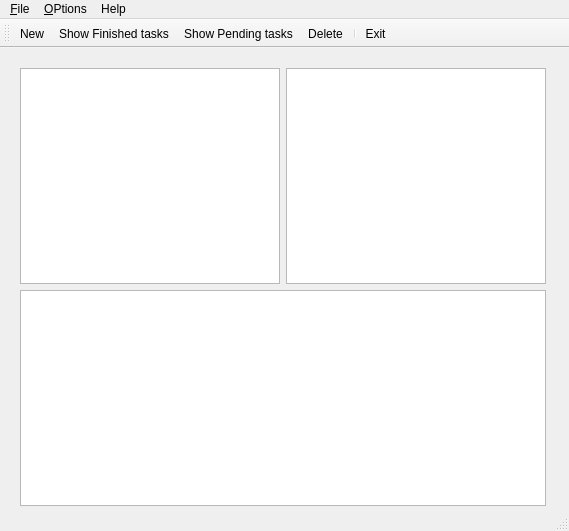
<?xml version="1.0" encoding="UTF-8"?>
<ui version="4.0">
 <class>taskmanager</class>
 <widget class="QMainWindow" name="taskmanager">
  <property name="geometry">
   <rect>
    <x>0</x>
    <y>0</y>
    <width>569</width>
    <height>531</height>
   </rect>
  </property>
  <property name="windowTitle">
   <string>taskmanager</string>
  </property>
  <widget class="QWidget" name="centralwidget">
   <widget class="QWidget" name="layoutWidget">
    <property name="geometry">
     <rect>
      <x>20</x>
      <y>20</y>
      <width>526</width>
      <height>438</height>
     </rect>
    </property>
    <layout class="QVBoxLayout" name="verticalLayout_4">
     <item>
      <layout class="QHBoxLayout" name="horizontalLayout">
       <item>
        <layout class="QVBoxLayout" name="verticalLayout">
         <item>
          <widget class="QListView" name="listView1">
           <property name="font">
            <font>
             <family>Segoe Print</family>
             <pointsize>10</pointsize>
             <weight>75</weight>
             <bold>true</bold>
            </font>
           </property>
           <property name="acceptDrops">
            <bool>true</bool>
           </property>
           <property name="autoFillBackground">
            <bool>true</bool>
           </property>
           <property name="dragEnabled">
            <bool>true</bool>
           </property>
           <property name="dragDropOverwriteMode">
            <bool>false</bool>
           </property>
           <property name="dragDropMode">
            <enum>QAbstractItemView::DragDrop</enum>
           </property>
           <property name="defaultDropAction">
            <enum>Qt::MoveAction</enum>
           </property>
           <property name="viewMode">
            <enum>QListView::ListMode</enum>
           </property>
           <property name="wordWrap">
            <bool>false</bool>
           </property>
           <property name="selectionRectVisible">
            <bool>false</bool>
           </property>
          </widget>
         </item>
        </layout>
       </item>
       <item>
        <layout class="QVBoxLayout" name="verticalLayout_2">
         <item>
          <widget class="QListView" name="listView2">
           <property name="font">
            <font>
             <family>Segoe Print</family>
             <pointsize>10</pointsize>
             <weight>75</weight>
             <bold>true</bold>
            </font>
           </property>
           <property name="showDropIndicator" stdset="0">
            <bool>true</bool>
           </property>
           <property name="dragEnabled">
            <bool>true</bool>
           </property>
           <property name="dragDropOverwriteMode">
            <bool>false</bool>
           </property>
           <property name="dragDropMode">
            <enum>QAbstractItemView::DragDrop</enum>
           </property>
           <property name="defaultDropAction">
            <enum>Qt::MoveAction</enum>
           </property>
          </widget>
         </item>
        </layout>
       </item>
      </layout>
     </item>
     <item>
      <widget class="QListView" name="listView3">
       <property name="font">
        <font>
         <family>Segoe Print</family>
         <pointsize>10</pointsize>
         <weight>75</weight>
         <bold>true</bold>
        </font>
       </property>
       <property name="acceptDrops">
        <bool>true</bool>
       </property>
       <property name="dragEnabled">
        <bool>true</bool>
       </property>
       <property name="dragDropOverwriteMode">
        <bool>false</bool>
       </property>
       <property name="dragDropMode">
        <enum>QAbstractItemView::DragDrop</enum>
       </property>
       <property name="defaultDropAction">
        <enum>Qt::MoveAction</enum>
       </property>
      </widget>
     </item>
     <item>
      <layout class="QVBoxLayout" name="verticalLayout_3"/>
     </item>
    </layout>
   </widget>
  </widget>
  <widget class="QMenuBar" name="menubar">
   <property name="geometry">
    <rect>
     <x>0</x>
     <y>0</y>
     <width>569</width>
     <height>20</height>
    </rect>
   </property>
   <widget class="QMenu" name="menu_File">
    <property name="title">
     <string>&amp;File</string>
    </property>
    <addaction name="actionNew"/>
    <addaction name="separator"/>
    <addaction name="actionExit"/>
   </widget>
   <widget class="QMenu" name="menu_OPtions">
    <property name="title">
     <string>&amp;OPtions</string>
    </property>
    <addaction name="actionDelete"/>
    <addaction name="actionShow_All"/>
    <addaction name="actionShow_Pending"/>
    <addaction name="actionShow_Finished"/>
    <addaction name="actionShow_Today_tasks"/>
   </widget>
   <widget class="QMenu" name="menuHelp">
    <property name="title">
     <string>Help</string>
    </property>
    <addaction name="actionAbout"/>
    <addaction name="actionAbout_Qt"/>
   </widget>
   <addaction name="menu_File"/>
   <addaction name="menu_OPtions"/>
   <addaction name="menuHelp"/>
  </widget>
  <widget class="QStatusBar" name="statusbar"/>
  <widget class="QToolBar" name="toolBar">
   <property name="enabled">
    <bool>true</bool>
   </property>
   <property name="windowTitle">
    <string>toolBar</string>
   </property>
   <attribute name="toolBarArea">
    <enum>TopToolBarArea</enum>
   </attribute>
   <attribute name="toolBarBreak">
    <bool>false</bool>
   </attribute>
   <addaction name="actionNew"/>
   <addaction name="actionShow_Finished"/>
   <addaction name="actionShow_Pending"/>
   <addaction name="actionDelete"/>
   <addaction name="separator"/>
   <addaction name="actionExit"/>
  </widget>
  <action name="actionNew">
   <property name="icon">
    <iconset theme="new_file" resource="icone2.qrc">
     <normaloff>:/new/prefix1/icone2/WhatsApp Image 2022-01-21 at 21.52.01 (1).jpeg</normaloff>:/new/prefix1/icone2/WhatsApp Image 2022-01-21 at 21.52.01 (1).jpeg</iconset>
   </property>
   <property name="text">
    <string>New</string>
   </property>
   <property name="shortcut">
    <string>N</string>
   </property>
  </action>
  <action name="actionDelete">
   <property name="icon">
    <iconset resource="icone2.qrc">
     <normaloff>:/new/prefix1/icone2/WhatsApp Image 2022-01-21 at 21.52.00.jpeg</normaloff>:/new/prefix1/icone2/WhatsApp Image 2022-01-21 at 21.52.00.jpeg</iconset>
   </property>
   <property name="text">
    <string>Delete</string>
   </property>
  </action>
  <action name="actionShow_Pending">
   <property name="icon">
    <iconset resource="icone2.qrc">
     <normaloff>:/new/prefix1/icone2/WhatsApp Image 2022-01-21 at 21.52.01.jpeg</normaloff>:/new/prefix1/icone2/WhatsApp Image 2022-01-21 at 21.52.01.jpeg</iconset>
   </property>
   <property name="text">
    <string>Show Pending tasks</string>
   </property>
  </action>
  <action name="actionShow_Finished">
   <property name="icon">
    <iconset resource="icone2.qrc">
     <normaloff>:/new/prefix1/icone2/WhatsApp Image 2022-01-21 at 21.52.01 (2).jpeg</normaloff>:/new/prefix1/icone2/WhatsApp Image 2022-01-21 at 21.52.01 (2).jpeg</iconset>
   </property>
   <property name="text">
    <string>Show Finished tasks</string>
   </property>
  </action>
  <action name="actionAbout">
   <property name="text">
    <string>About</string>
   </property>
  </action>
  <action name="actionAbout_Qt">
   <property name="text">
    <string>About Qt</string>
   </property>
  </action>
  <action name="actionShow_Today_tasks">
   <property name="text">
    <string>Show Today tasks</string>
   </property>
  </action>
  <action name="actionExit">
   <property name="icon">
    <iconset resource="icone2.qrc">
     <normaloff>:/new/prefix1/icone2/WhatsApp Image 2022-01-21 at 21.52.02.jpeg</normaloff>:/new/prefix1/icone2/WhatsApp Image 2022-01-21 at 21.52.02.jpeg</iconset>
   </property>
   <property name="text">
    <string>Exit</string>
   </property>
   <property name="shortcut">
    <string>Esc</string>
   </property>
  </action>
  <action name="actionShow_All">
   <property name="text">
    <string>Show All</string>
   </property>
  </action>
 </widget>
 <resources>
  <include location="icone2.qrc"/>
 </resources>
 <connections/>
</ui>
